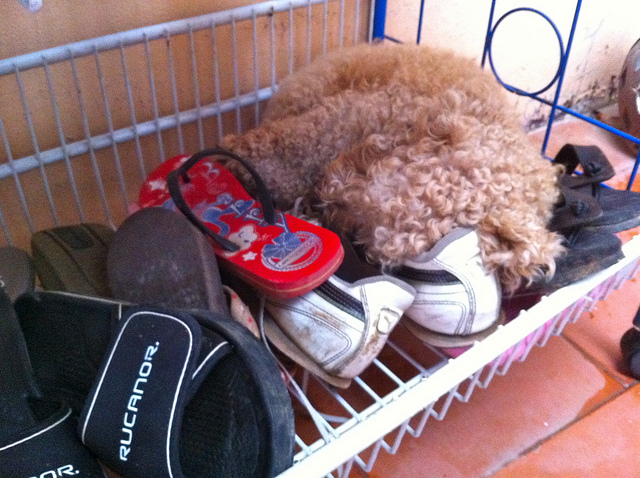
#> input picture Assessment/fid_score/real/COCO_val2014_000000000042.jpg, 640 x 478 px, found by its file name; its folder holds only this picture in this run
$ jupyter execute --allow-errors 'image resize.ipynb'
#> lines starting #> are read from the running program, lines starting #| are printed output that depends on the picture
[cell 1]
from PIL import Image
import pickle
from tqdm import tqdm

[cell 2]
with open('D:/Jupyter/meseong/val_fid.pickle', 'rb') as f:
#> (reads Assessment/fid_score/image resize & rgb/val_fid.pickle from the repository)
#> further down, image is the input picture: PIL image 640x478 RGB; mean R, G, B 138.4, 110.8, 116
#> `resize_image = image.resize((256, 256))`:
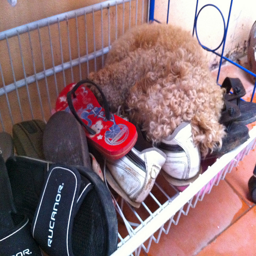
#> resize_image: PIL image 256x256 RGB; mean R, G, B 138.4, 110.8, 116
#> `resize_image = image.resize((299, 299))`:
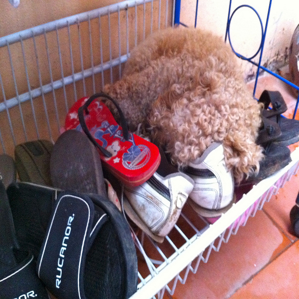
#> resize_image: PIL image 299x299 RGB; mean R, G, B 138.4, 110.8, 116
#> `image = Image.open('D:/Jupyter/meseong/Fréchet Inception Distance/fid_..`:
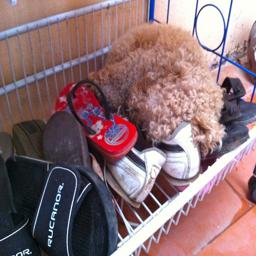
#> image: PIL image 256x256 RGB; mean R, G, B 138.3, 110.7, 115.8
    val_fid = pickle.load(f)

#> (a cell that did not finish here is left out)

#> (a cell that did not finish here is left out)

#> (a cell that did not finish here is left out)
